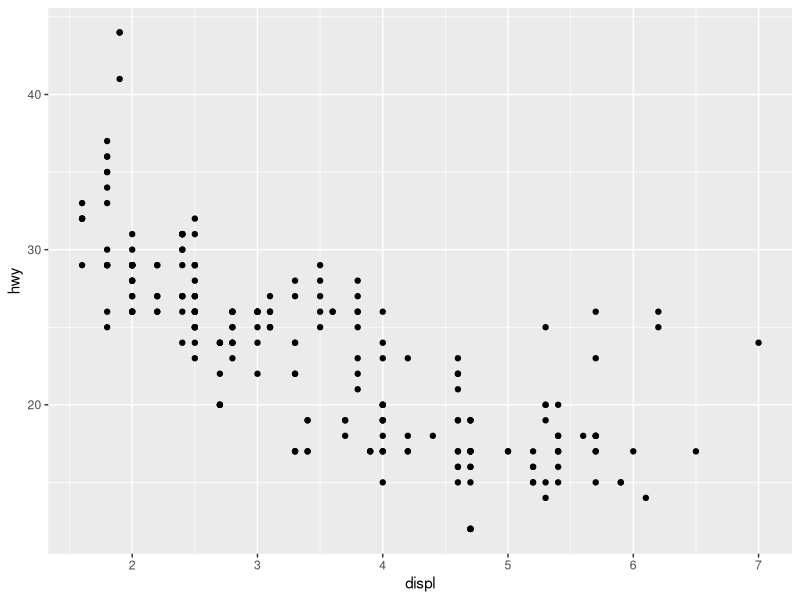
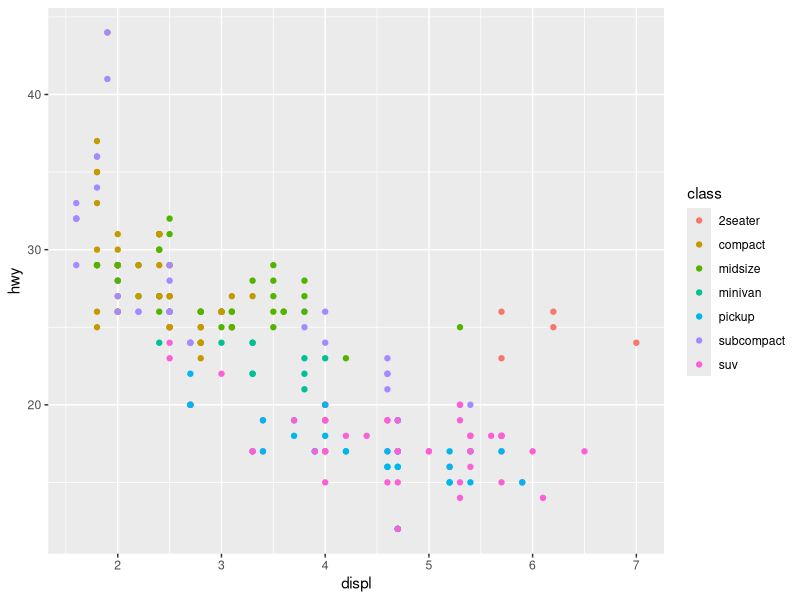
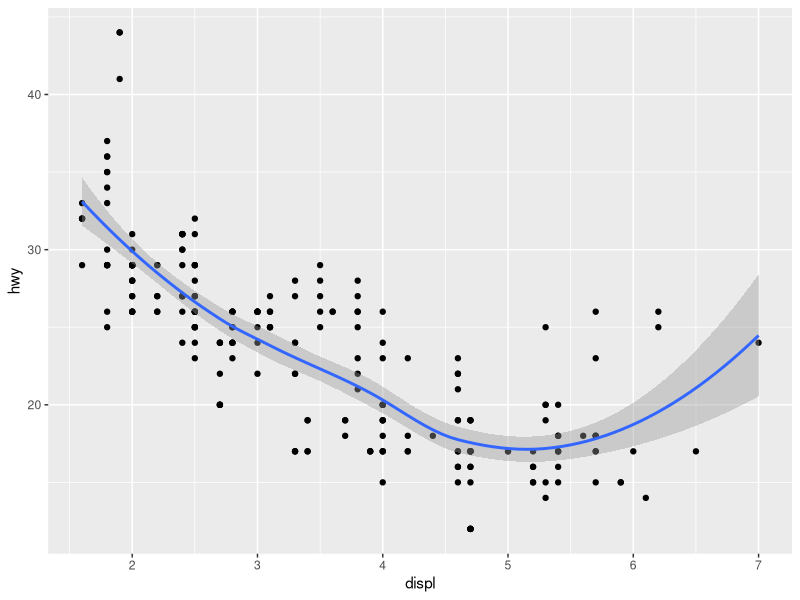

Reproduce these figures in R, in order.
# Seminar 1 for Group 1

# define values
x <- 3 + sin(pi/2) 
x 
sqrt(x)
y <- sqrt(x)
z <- "word"

# define sequence:
v<- seq(1,10)
v2 <- 1:10

# define vectors
w <- c(12,1,2,3)
w
w<-sort(w)
min(w)

# use an index to learn about the particular value of w
w[2]

# multiply all values
w*2
w/2

# learn about the type and length of a vector
A <- c("1","2","5","9")
typeof(A)
n <- length(A)

# use these elements in a loop
for(i in 1:n){
  print(A[i])
}

# coercion: change the type of value stored
for(i in 1:n){
  print(as.numeric(A[i]))
}

# Use packages

#install.package("tidyverse")
library(tidyverse)

car_frame <- mpg

# basic scatter plot
ggplot(data = car_frame) +
  geom_point(mapping = aes(x=displ,y=hwy))

# let the color of the dots change by class of vehicle
ggplot(data = car_frame) +
  geom_point(mapping = aes(x=displ,y=hwy, color=class))

# add multiple plots
ggplot(data = car_frame) +
  geom_point(mapping = aes(x=displ,y=hwy)) + 
  geom_smooth(mapping = aes(x=displ,y=hwy))


  